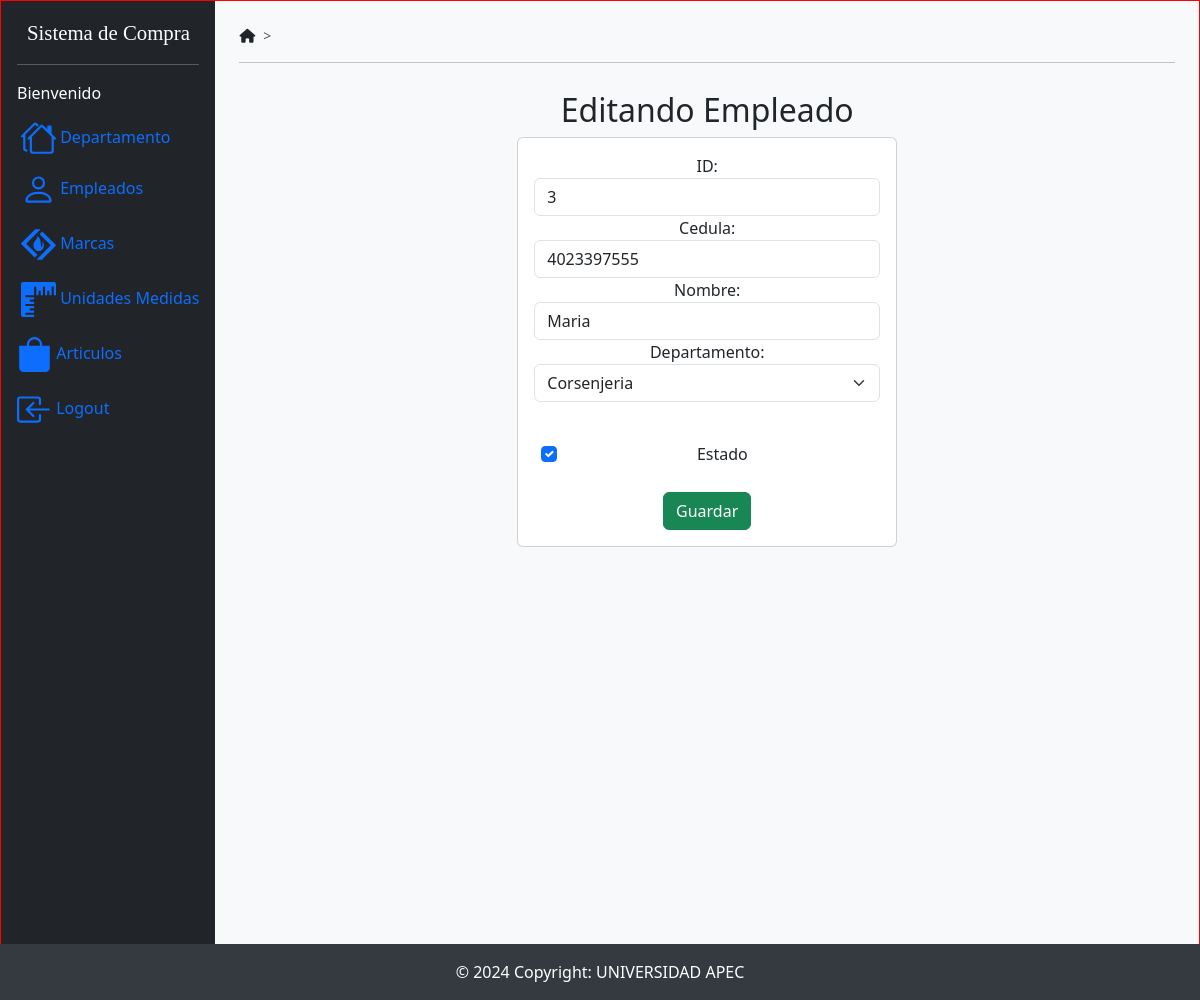
Before: /edicionEmpleados/3 with the older database file.
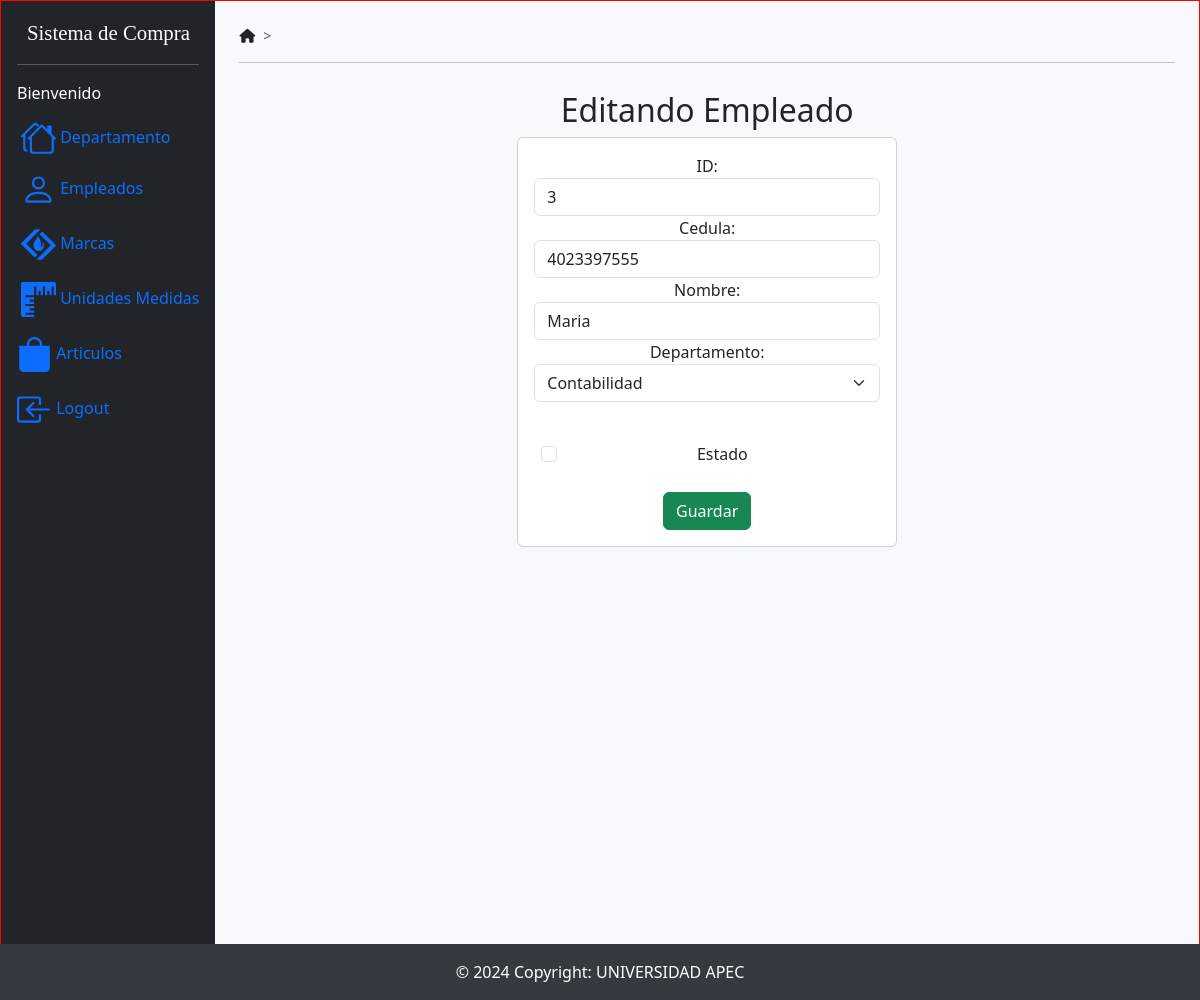
After: the same page with the newer database file.
### SistemaCompraApp/models.py (models this page shows)
class Empleados(models.Model):
    idempleado = models.AutoField(db_column='IdEmpleado', primary_key=True, blank=False, null=False)  # Field name made lowercase.
    cedula = models.TextField(db_column='Cedula')  # Field name made lowercase.
    nombre = models.TextField(db_column='Nombre')  # Field name made lowercase.
    departamento = models.ForeignKey(Departamentos, models.DO_NOTHING, db_column='Departamento', blank=True, null=True)  # Field name made lowercase.
    estado = models.TextField(db_column='Estado', blank=True, null=True)  # Field name made lowercase.
    class Meta:
        managed = False
        db_table = 'Empleados'

### SistemaCompraApp/views.py (the view)
# urls.py: path('edicionEmpleados/<idempleado>', views.edicionEmpleados, name='edicionEmpleados'),
def edicionEmpleados(request, idempleado):
    empleado = Empleados.objects.get(idempleado=idempleado)
    departamento = Departamentos.objects.all()
    return render(request, 'edicionEmpleado.html', {'empleado': empleado,
                                                    'departamentos':departamento})

### SistemaCompraApp/templates/edicionEmpleado.html (shortened to what this page needs)
{% extends "./base.html" %}
{% block body %}
<div class="col-md-5">
  <h2>Editando Empleado</h2>
  <div class="card">
    <div class="card-body">
      <form
        action="/editarEmpleado/"
        method="POST"
        enctype="multipart/form-data"
      >
        <div class="form-group">
          <label for="txtEmpleadoId">ID:</label>
          <input
            type="text"
            name="txtEmpleadoId"
            value="{{empleado.idempleado }}"
            class="form-control"
            placeholder="ID"
            readonly
          />
        </div>
        <div class="form-group">
          <label for="txtEmpleadoCedula">Cedula:</label>
          <input
            type="text"
            name="txtEmpleadoCedula"
            value="{{empleado.cedula}}"
            class="form-control"
            placeholder="Cedula"
            minlength="1"
            maxlength="11"
            pattern="[0-9]+"
            title="Solo numeros; sin espacios o caracteres especiales"
            required
          />
        </div>
        <div class="form-group">
          <label for="txtEmpleadoNombre">Nombre:</label>
          <input
            type="text"
            name="txtEmpleadoNombre"
            value="{{empleado.nombre}}"
            class="form-control"
            placeholder="Nombre"
            minlength="1"
            maxlength="500"
            required
          />
        </div>
        <div class="form-group mb-3">
            <label for="txtDepartamentoId">Departamento:</label>
            <select class="form-select"
                    name="txtDepartamentoId"
                    id="txtDepartamentoId">
                {% for departamento in departamentos %}
                    <option selected value="{{ empleado.departamento.iddepartamento }}">{{ departamento.nombre }}</option>
                {% endfor %}
            </select>
        </div>
        <br />
        <div class="form-group" style="margin-left: 0.4rem">
          <div class="form-check">
            <input class="form-check-input" type="checkbox"
            name="txtEmpleadoEstado" id="txtEmpleadoEstado"
            {% if empleado.estado == "1" %}checked{% endif %}>
            <label class="form-check-label" for="gridCheck">Estado</label>
          </div>
        </div>
        <br />
        <div class="form-group">
          <button type="submit" class="btn btn-success btn-block text-white">
            Guardar
          </button>
        </div>
      </form>
    </div>
  </div>
</div>
{% endblock body %}

Changed rows visible on the page:
changed Empleados "Maria": Estado "☑" → "☐"
Other visible differences:
form field txtDepartamentoId: "Corsenjeria" → "Contabilidad"
